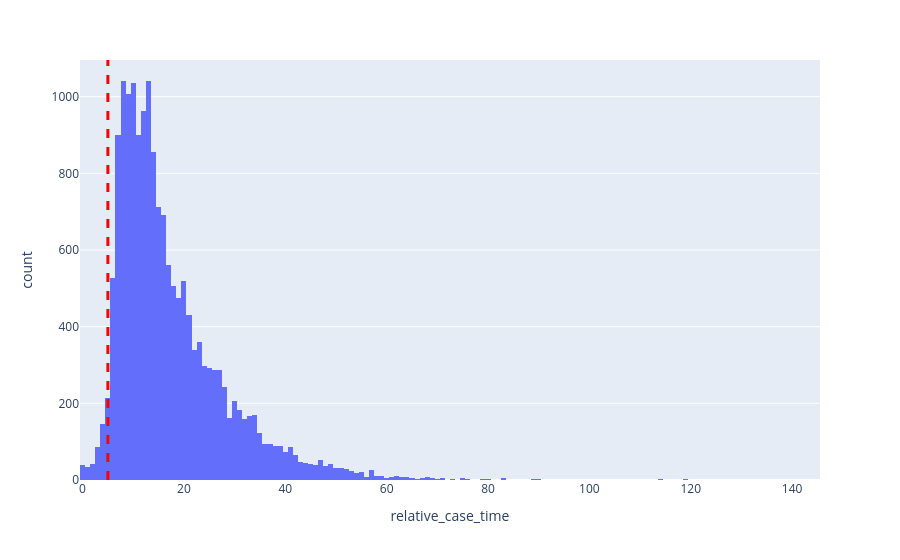

Source (notebook cell):
### Markdown cell above
# Interpretation

### Code cell
import plotly.express as px
A_pending_events = event_log[event_log["concept:name"] == "A_Pending"]
fig = px.histogram(A_pending_events, x="relative_case_time")
fig.add_vline(x=5, line_width=3, line_dash="dash", line_color="red")
fig.show()

### Figure 1 — Plotly figure (JSON) as saved in the notebook; plotly's stock layout.template omitted (floating-point values rounded to 4 significant figures; data arrays with more than 128 entries replaced by an {"elided": "..."} marker saying what was removed)
{"data": [{"bingroup": "x", "hovertemplate": "relative_case_time=%{x}<br>count=%{y}<extra></extra>", "legendgroup": "", "marker": {"color": "#636efa", "pattern": {"shape": ""}}, "name": "", "orientation": "v", "showlegend": false, "type": "histogram", "x": {"elided": "17228 int values"}, "xaxis": "x", "yaxis": "y"}], "layout": {"barmode": "relative", "legend": {"tracegroupgap": 0}, "margin": {"t": 60}, "shapes": [{"line": {"color": "red", "dash": "dash", "width": 3}, "type": "line", "x0": 5, "x1": 5, "xref": "x", "y0": 0, "y1": 1, "yref": "y domain"}], "xaxis": {"anchor": "y", "domain": [0, 1], "title": {"text": "relative_case_time"}}, "yaxis": {"anchor": "x", "domain": [0, 1], "title": {"text": "count"}}}}
